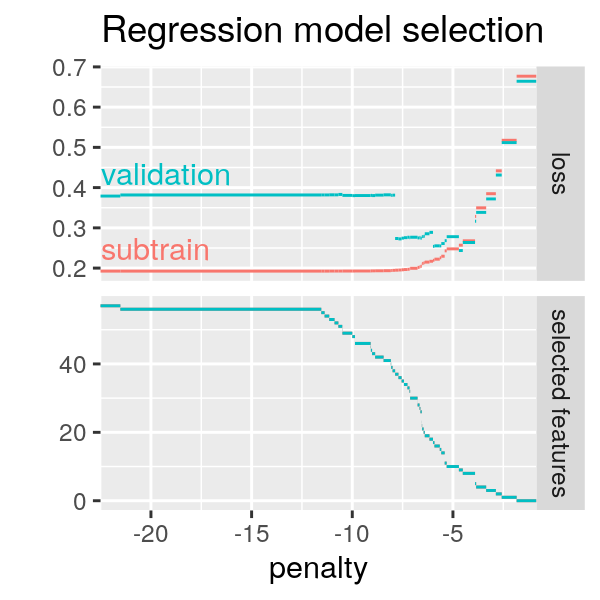

Write the R code that produced this figure.
source("packages.R")

reg.simple <- data.table::fread("figure-regression-simple-data.csv")
train.dt <- reg.simple[set != "test"]

min.dt <- train.dt[, .SD[which.min(loss)], by=set]
ggplot(mapping=aes(
  model.size, loss, color=set))+
  geom_line(data=train.dt)+
  geom_point(data=min.dt)

train.dt[, is.min := loss == min(loss), by=set]
ggplot(mapping=aes(
  model.size, loss, fill=set, color=is.min))+
  geom_point(
    data=train.dt,
    shape=21)+
  scale_color_manual(values=c("TRUE"="black", "FALSE"="grey"))

gg <- ggplot(mapping=aes(
  model.size, loss))+
  geom_point(
    data=train.dt[set=="subtrain"],
    shape=21)+
  ggtitle("Logistic regression, spam data")+
  scale_x_continuous("Model size (selected features)")+
  scale_y_continuous("Loss (logistic loss on train set)")
png('figure-regression-simple-loss.png', width=3, height=3, res=200, units="in")
print(gg)
dev.off()

selection.input <- train.dt[set=="subtrain", .(subtrain.loss=loss, model.size)]
model.dt <- data.table(penaltyLearning::modelSelection(
  selection.input,
  "subtrain.loss", "model.size"))
gg <- ggplot()+
  geom_segment(aes(
    min.log.lambda, model.size,
    xend=max.log.lambda, yend=model.size),
    data=model.dt)+
  scale_x_continuous("Penalty")+
  scale_y_continuous("Model size (selected features)")
png('figure-regression-simple-size.png', width=3, height=3, res=200, units="in")
print(gg)
dev.off()

loss.dt <- model.dt[, .(
  na.or.loss=subtrain.loss, model.size
)][selection.input, on="model.size"]
loss.dt[, selected := ifelse(is.na(na.or.loss), "no", "yes")]
gg <- ggplot(mapping=aes(
  model.size, subtrain.loss, color=selected))+
  geom_point(
    data=loss.dt,
    shape=21)+
  ggtitle("Logistic regression, spam data")+
  scale_x_continuous("Model size (selected features)")+
  scale_y_continuous("Loss (logistic loss on train set)")
png('figure-regression-simple-loss-selected.png', width=3, height=3, res=200, units="in")
print(gg)
dev.off()

tall.dt <- model.dt[train.dt, on=.(model.size)]
tall.dt[, `selected features` := model.size]
taller.dt <- data.table::melt(
  tall.dt, measure=c("loss", "selected features"))
gg <- ggplot()+
  ggtitle("Regression model selection")+
  facet_grid(variable ~ ., scales="free")+
  geom_segment(aes(
    min.log.lambda, value,
    color=set,
    xend=max.log.lambda, yend=value),
    data=taller.dt[!(variable=="model.size" & set=="validation")])+
  geom_text(aes(
    min.log.lambda, value,
    label=set,
    color=set),
    hjust=0,
    vjust=-0.5,
    data=taller.dt[variable=="loss" & min.log.lambda == -Inf])+
  theme(legend.position="none")+
  scale_x_continuous("penalty")+
  scale_y_continuous("")
png("figure-regression-simple.png", width=3, height=3, units="in", res=200)
print(gg)
dev.off()
